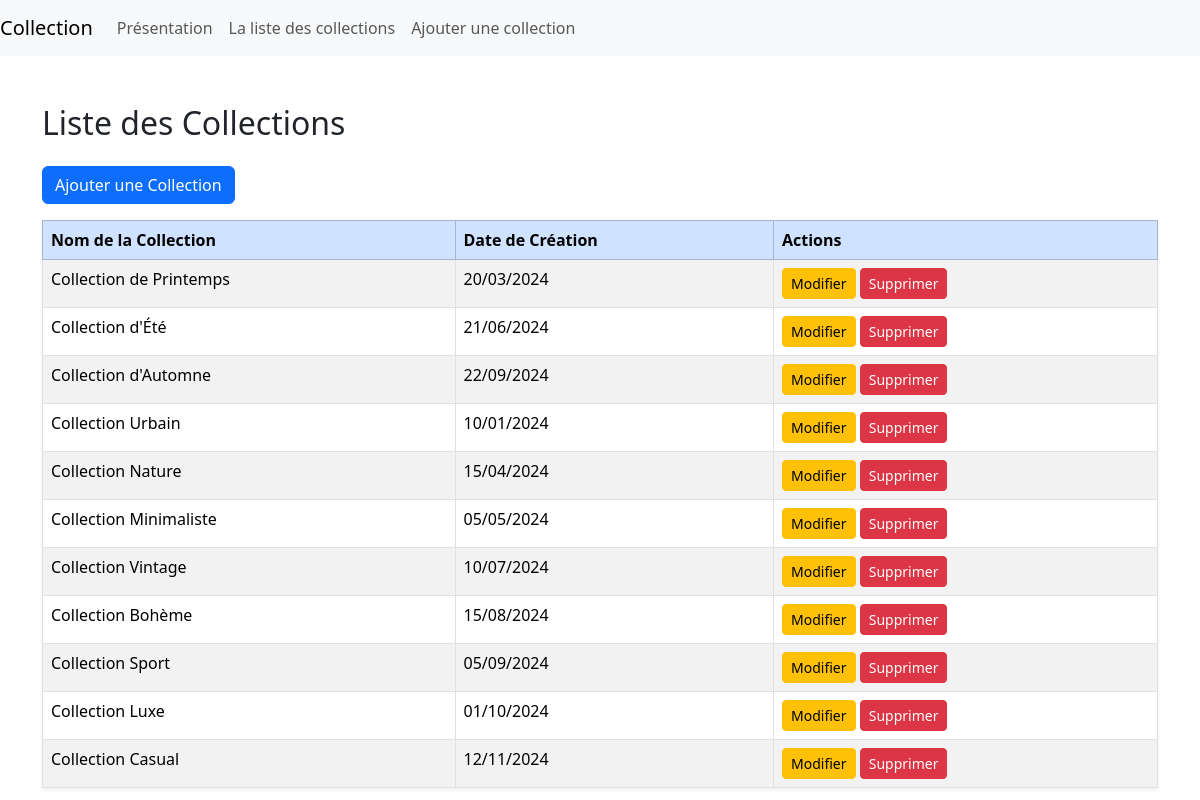
/all/, run on an earlier commit of the app's database.
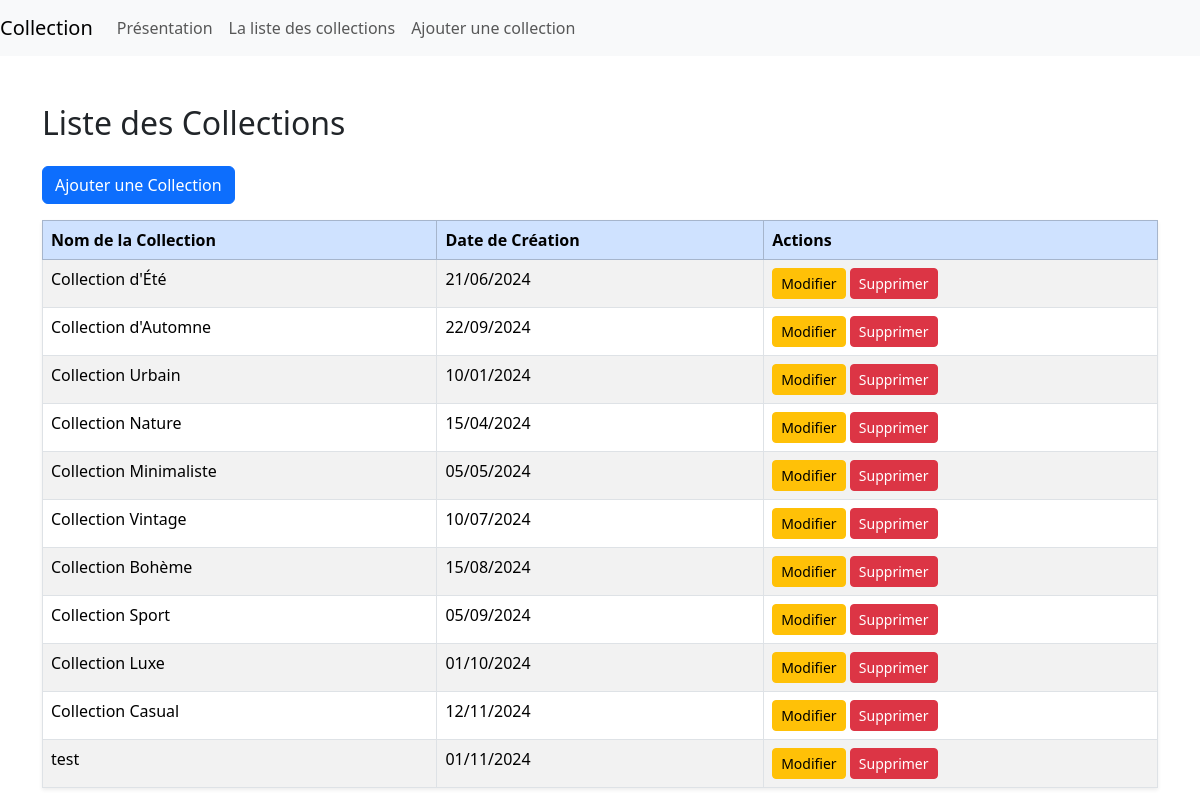
And on a later commit of the database.
### collec_management/models.py (models this page shows, shortened)
class Collec(models.Model):
    title = models.CharField(max_length=100, null=False,blank=False)
    description = models.TextField(null=False,blank=False)
    date_creation = models.DateField(null=False, blank=False)

### collec_management/views.py (the view)
# urls.py: path('all/', views.collection_list, name='collection_list'), #6 Nouvelle route pour la liste des collections
def collection_list(request):
  collections = Collec.objects.all()
  context = {'collections': collections}
  return render(request, 'collec_management/collection_list.html', context)

### collec_management/templates/collec_management/collection_list.html
{% extends "collec_management/base.html" %}
{% block content %}
<div class="container mt-5">
    <h2 class="mb-4">Liste des Collections</h2>
    <a href="{% url 'new_collec' %}" class="btn btn-primary mb-3">Ajouter une Collection</a>
    <table class="table table-striped table-bordered shadow-sm">
        <thead class="table-primary">
            <tr>
                <th>Nom de la Collection</th>
                <th>Date de Création</th>
                <th>Actions</th>
            </tr>
        </thead>
        <tbody>
            {% for collection in collections %}
                <tr>
                    <td>{{ collection.title }}</td>
                    <td>{{ collection.date_creation|date:"d/m/Y" }}</td>
                    <td>
                        <a href="{% url 'edit_collection' collection.id %}" class="btn btn-sm btn-warning">Modifier</a>
                        <a href="{% url 'collection_delete' collection.id %}" class="btn btn-sm btn-danger">Supprimer</a>
                    </td>
                </tr>
            {% empty %}
                <tr>
                    <td colspan="3" class="text-center">Aucune collection trouvée</td>
                </tr>
            {% endfor %}
        </tbody>
    </table>
</div>
{% endblock %}

What changed in the data, as far as the page shows it:
removed Collec: title "Collection de Printemps", date_creation "20/03/2024"
added Collec: title "test", date_creation "01/11/2024"
